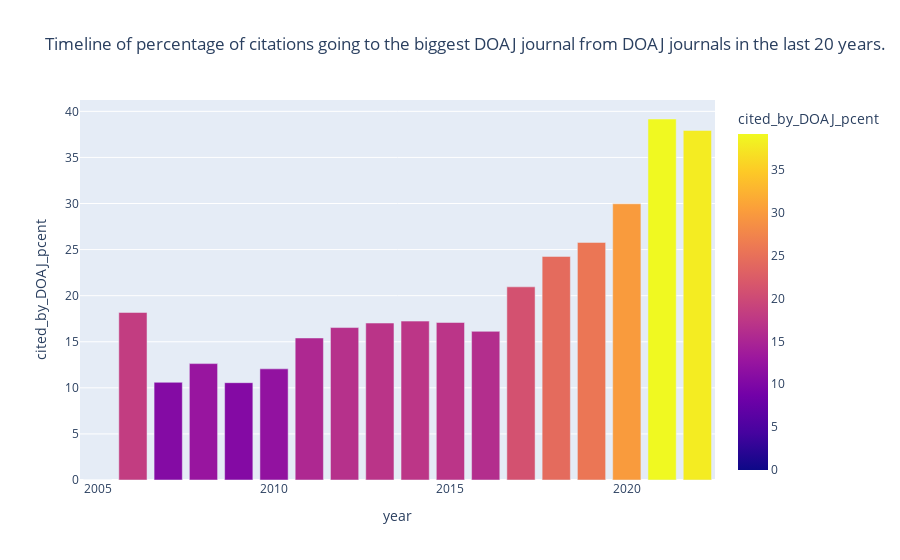

The code cell stored with this chart in its notebook:
### Code cell
cit_years_fig_journal = px.bar(final_df_journal_1[-20:-2], x='year', y='cited_by_DOAJ_pcent', 
             hover_data=['cited_by_DOAJ_pcent'],
             title='Timeline of percentage of citations going to the biggest DOAJ journal from DOAJ journals in the last 20 years.', 
             color='cited_by_DOAJ_pcent',
             height=600)
cit_years_fig_journal.show()

### Figure 1 — Plotly figure (JSON) as saved in the notebook; plotly's stock layout.template omitted (floating-point values rounded to 4 significant figures)
{"data": [{"alignmentgroup": "True", "hovertemplate": "year=%{x}<br>cited_by_DOAJ_pcent=%{marker.color}<extra></extra>", "legendgroup": "", "marker": {"color": [0, 18.18, 10.6, 12.63, 10.56, 12.06, 15.41, 16.54, 17.03, 17.24, 17.09, 16.13, 20.96, 24.26, 25.78, 29.97, 39.17, 37.93], "coloraxis": "coloraxis", "pattern": {"shape": ""}}, "name": "", "offsetgroup": "", "orientation": "v", "showlegend": false, "textposition": "auto", "type": "bar", "x": [2005, 2006, 2007, 2008, 2009, 2010, 2011, 2012, 2013, 2014, 2015, 2016, 2017, 2018, 2019, 2020, 2021, 2022], "xaxis": "x", "y": [0, 18.18, 10.6, 12.63, 10.56, 12.06, 15.41, 16.54, 17.03, 17.24, 17.09, 16.13, 20.96, 24.26, 25.78, 29.97, 39.17, 37.93], "yaxis": "y"}], "layout": {"autosize": true, "barmode": "relative", "coloraxis": {"colorbar": {"title": {"text": "cited_by_DOAJ_pcent"}}, "colorscale": [[0, "#0d0887"], [0.1111, "#46039f"], [0.2222, "#7201a8"], [0.3333, "#9c179e"], [0.4444, "#bd3786"], [0.5556, "#d8576b"], [0.6667, "#ed7953"], [0.7778, "#fb9f3a"], [0.8889, "#fdca26"], [1, "#f0f921"]]}, "legend": {"tracegroupgap": 0}, "title": {"text": "Timeline of percentage of citations going to the biggest DOAJ journal from DOAJ journals in the last 20 years."}, "xaxis": {"anchor": "y", "autorange": true, "domain": [0, 1], "range": [2004.0, 2022.0], "title": {"text": "year"}, "type": "linear"}, "yaxis": {"anchor": "x", "autorange": true, "domain": [0, 1], "range": [0, 41.23], "title": {"text": "cited_by_DOAJ_pcent"}, "type": "linear"}}}
